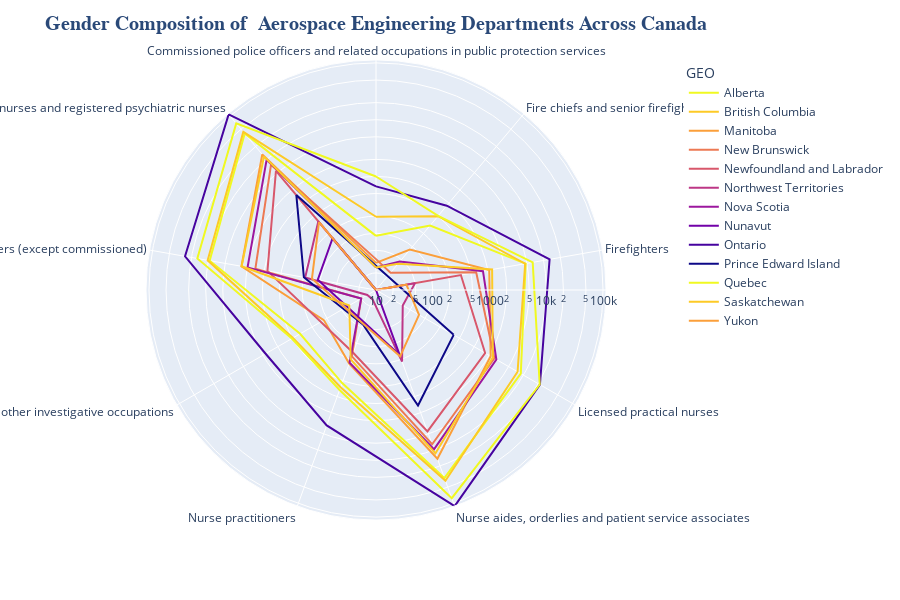

The code cell stored with this chart in its notebook:
### Code cell
fig = px.line_polar(
    essential_df,
    r="COUNT",
    theta="OCCUPATION_C",
    color="GEO",
    line_close=True,
    color_discrete_sequence=px.colors.sequential.Plasma_r,
    log_r=True,
    height=600
)
# update Tile
fig.update_layout(
    title=dict(
        text="<b>Gender Composition of  Aerospace Engineering Departments Across Canada</b>",
        font=dict(size=20, family="Arial", color="#2a4978"),
    )
)


fig

### Figure 1 — Plotly figure (JSON) as saved in the notebook; plotly's stock layout.template omitted (floating-point values rounded to 4 significant figures)
{"data": [{"hovertemplate": "GEO=Alberta<br>COUNT=%{r}<br>OCCUPATION_C=%{theta}<extra></extra>", "legendgroup": "Alberta", "line": {"color": "#f0f921", "dash": "solid"}, "marker": {"symbol": "circle"}, "mode": "lines", "name": "Alberta", "r": [90, 305, 4760, 8820, 33445, 555, 350, 9465, 39625, 90], "showlegend": true, "subplot": "polar", "theta": ["Commissioned police officers and related occupations in public protection services", "Fire chiefs and senior firefighting officers", "Firefighters", "Licensed practical nurses", "Nurse aides, orderlies and patient service associates", "Nurse practitioners", "Police investigators and other investigative occupations", "Police officers (except commissioned)", "Registered nurses and registered psychiatric nurses", "Commissioned police officers and related occupations in public protection services"], "type": "scatterpolar"}, {"hovertemplate": "GEO=British Columbia<br>COUNT=%{r}<br>OCCUPATION_C=%{theta}<extra></extra>", "legendgroup": "British Columbia", "line": {"color": "#fdca26", "dash": "solid"}, "marker": {"symbol": "circle"}, "mode": "lines", "name": "British Columbia", "r": [195, 500, 4665, 7595, 37605, 665, 490, 10275, 43355, 195], "showlegend": true, "subplot": "polar", "theta": ["Commissioned police officers and related occupations in public protection services", "Fire chiefs and senior firefighting officers", "Firefighters", "Licensed practical nurses", "Nurse aides, orderlies and patient service associates", "Nurse practitioners", "Police investigators and other investigative occupations", "Police officers (except commissioned)", "Registered nurses and registered psychiatric nurses", "Commissioned police officers and related occupations in public protection services"], "type": "scatterpolar"}, {"hovertemplate": "GEO=Manitoba<br>COUNT=%{r}<br>OCCUPATION_C=%{theta}<extra></extra>", "legendgroup": "Manitoba", "line": {"color": "#fb9f3a", "dash": "solid"}, "marker": {"symbol": "circle"}, "mode": "lines", "name": "Manitoba", "r": [30, 85, 1060, 2150, 14570, 240, 115, 2555, 13100, 30], "showlegend": true, "subplot": "polar", "theta": ["Commissioned police officers and related occupations in public protection services", "Fire chiefs and senior firefighting officers", "Firefighters", "Licensed practical nurses", "Nurse aides, orderlies and patient service associates", "Nurse practitioners", "Police investigators and other investigative occupations", "Police officers (except commissioned)", "Registered nurses and registered psychiatric nurses", "Commissioned police officers and related occupations in public protection services"], "type": "scatterpolar"}, {"hovertemplate": "GEO=New Brunswick<br>COUNT=%{r}<br>OCCUPATION_C=%{theta}<extra></extra>", "legendgroup": "New Brunswick", "line": {"color": "#ed7953", "dash": "solid"}, "marker": {"symbol": "circle"}, "mode": "lines", "name": "New Brunswick", "r": [35, 25, 620, 2560, 7810, 175, 20, 1440, 7555, 35], "showlegend": true, "subplot": "polar", "theta": ["Commissioned police officers and related occupations in public protection services", "Fire chiefs and senior firefighting officers", "Firefighters", "Licensed practical nurses", "Nurse aides, orderlies and patient service associates", "Nurse practitioners", "Police investigators and other investigative occupations", "Police officers (except commissioned)", "Registered nurses and registered psychiatric nurses", "Commissioned police officers and related occupations in public protection services"], "type": "scatterpolar"}, {"hovertemplate": "GEO=Newfoundland and Labrador<br>COUNT=%{r}<br>OCCUPATION_C=%{theta}<extra></extra>", "legendgroup": "Newfoundland and Labrador", "line": {"color": "#d8576b", "dash": "solid"}, "marker": {"symbol": "circle"}, "mode": "lines", "name": "Newfoundland and Labrador", "r": [10, 330, 1660, 4490, 150, 875, 5520, 10], "showlegend": true, "subplot": "polar", "theta": ["Fire chiefs and senior firefighting officers", "Firefighters", "Licensed practical nurses", "Nurse aides, orderlies and patient service associates", "Nurse practitioners", "Police officers (except commissioned)", "Registered nurses and registered psychiatric nurses", "Fire chiefs and senior firefighting officers"], "type": "scatterpolar"}, {"hovertemplate": "GEO=Northwest Territories<br>COUNT=%{r}<br>OCCUPATION_C=%{theta}<extra></extra>", "legendgroup": "Northwest Territories", "line": {"color": "#bd3786", "dash": "solid"}, "marker": {"symbol": "circle"}, "mode": "lines", "name": "Northwest Territories", "r": [10, 50, 35, 220, 15, 15, 185, 380, 10], "showlegend": true, "subplot": "polar", "theta": ["Fire chiefs and senior firefighting officers", "Firefighters", "Licensed practical nurses", "Nurse aides, orderlies and patient service associates", "Nurse practitioners", "Police investigators and other investigative occupations", "Police officers (except commissioned)", "Registered nurses and registered psychiatric nurses", "Fire chiefs and senior firefighting officers"], "type": "scatterpolar"}, {"hovertemplate": "GEO=Nova Scotia<br>COUNT=%{r}<br>OCCUPATION_C=%{theta}<extra></extra>", "legendgroup": "Nova Scotia", "line": {"color": "#9c179e", "dash": "solid"}, "marker": {"symbol": "circle"}, "mode": "lines", "name": "Nova Scotia", "r": [25, 45, 820, 2810, 9710, 230, 20, 1985, 9935, 25], "showlegend": true, "subplot": "polar", "theta": ["Commissioned police officers and related occupations in public protection services", "Fire chiefs and senior firefighting officers", "Firefighters", "Licensed practical nurses", "Nurse aides, orderlies and patient service associates", "Nurse practitioners", "Police investigators and other investigative occupations", "Police officers (except commissioned)", "Registered nurses and registered psychiatric nurses", "Commissioned police officers and related occupations in public protection services"], "type": "scatterpolar"}, {"hovertemplate": "GEO=Nunavut<br>COUNT=%{r}<br>OCCUPATION_C=%{theta}<extra></extra>", "legendgroup": "Nunavut", "line": {"color": "#7201a8", "dash": "solid"}, "marker": {"symbol": "circle"}, "mode": "lines", "name": "Nunavut", "r": [10, 10, 165, 110, 155, 10], "showlegend": true, "subplot": "polar", "theta": ["Firefighters", "Licensed practical nurses", "Nurse aides, orderlies and patient service associates", "Police officers (except commissioned)", "Registered nurses and registered psychiatric nurses", "Firefighters"], "type": "scatterpolar"}, {"hovertemplate": "GEO=Ontario<br>COUNT=%{r}<br>OCCUPATION_C=%{theta}<extra></extra>", "legendgroup": "Ontario", "line": {"color": "#46039f", "dash": "solid"}, "marker": {"symbol": "circle"}, "mode": "lines", "name": "Ontario", "r": [670, 870, 12755, 21620, 112795, 3455, 1760, 26080, 109430, 670], "showlegend": true, "subplot": "polar", "theta": ["Commissioned police officers and related occupations in public protection services", "Fire chiefs and senior firefighting officers", "Firefighters", "Licensed practical nurses", "Nurse aides, orderlies and patient service associates", "Nurse practitioners", "Police investigators and other investigative occupations", "Police officers (except commissioned)", "Registered nurses and registered psychiatric nurses", "Commissioned police officers and related occupations in public protection services"], "type": "scatterpolar"}, {"hovertemplate": "GEO=Prince Edward Island<br>COUNT=%{r}<br>OCCUPATION_C=%{theta}<extra></extra>", "legendgroup": "Prince Edward Island", "line": {"color": "#0d0887", "dash": "solid"}, "marker": {"symbol": "circle"}, "mode": "lines", "name": "Prince Edward Island", "r": [380, 1460, 45, 195, 1525, 380], "showlegend": true, "subplot": "polar", "theta": ["Licensed practical nurses", "Nurse aides, orderlies and patient service associates", "Nurse practitioners", "Police officers (except commissioned)", "Registered nurses and registered psychiatric nurses", "Licensed practical nurses"], "type": "scatterpolar"}, {"hovertemplate": "GEO=Quebec<br>COUNT=%{r}<br>OCCUPATION_C=%{theta}<extra></extra>", "legendgroup": "Quebec", "line": {"color": "#f0f921", "dash": "solid"}, "marker": {"symbol": "circle"}, "mode": "lines", "name": "Quebec", "r": [1000, 505, 6360, 21405, 79920, 750, 515, 15715, 67825, 1000], "showlegend": true, "subplot": "polar", "theta": ["Commissioned police officers and related occupations in public protection services", "Fire chiefs and senior firefighting officers", "Firefighters", "Licensed practical nurses", "Nurse aides, orderlies and patient service associates", "Nurse practitioners", "Police investigators and other investigative occupations", "Police officers (except commissioned)", "Registered nurses and registered psychiatric nurses", "Commissioned police officers and related occupations in public protection services"], "type": "scatterpolar"}, {"hovertemplate": "GEO=Saskatchewan<br>COUNT=%{r}<br>OCCUPATION_C=%{theta}<extra></extra>", "legendgroup": "Saskatchewan", "line": {"color": "#fdca26", "dash": "solid"}, "marker": {"symbol": "circle"}, "mode": "lines", "name": "Saskatchewan", "r": [25, 40, 1195, 2380, 11545, 200, 35, 2535, 11790, 25], "showlegend": true, "subplot": "polar", "theta": ["Commissioned police officers and related occupations in public protection services", "Fire chiefs and senior firefighting officers", "Firefighters", "Licensed practical nurses", "Nurse aides, orderlies and patient service associates", "Nurse practitioners", "Police investigators and other investigative occupations", "Police officers (except commissioned)", "Registered nurses and registered psychiatric nurses", "Commissioned police officers and related occupations in public protection services"], "type": "scatterpolar"}, {"hovertemplate": "GEO=Yukon<br>COUNT=%{r}<br>OCCUPATION_C=%{theta}<extra></extra>", "legendgroup": "Yukon", "line": {"color": "#fb9f3a", "dash": "solid"}, "marker": {"symbol": "circle"}, "mode": "lines", "name": "Yukon", "r": [10, 35, 75, 175, 140, 365, 10], "showlegend": true, "subplot": "polar", "theta": ["Fire chiefs and senior firefighting officers", "Firefighters", "Licensed practical nurses", "Nurse aides, orderlies and patient service associates", "Police officers (except commissioned)", "Registered nurses and registered psychiatric nurses", "Fire chiefs and senior firefighting officers"], "type": "scatterpolar"}], "layout": {"height": 600, "legend": {"title": {"text": "GEO"}, "tracegroupgap": 0}, "margin": {"t": 60}, "polar": {"angularaxis": {"direction": "clockwise", "rotation": 90}, "domain": {"x": [0, 1], "y": [0, 1]}, "radialaxis": {"type": "log"}}, "title": {"font": {"color": "#2a4978", "family": "Arial", "size": 20}, "text": "<b>Gender Composition of  Aerospace Engineering Departments Across Canada</b>"}}}
